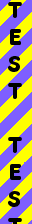

Below is a game level as drawn by its tile map, then a one-line description and the .tmx file that defines it, in full:
An orthogonal 4x28 tile map with 8x8 px tiles, 1 tile layer (Calque de Tile 1).

<map version="1.0" orientation="orthogonal" renderorder="left-up" width="4" height="28" tilewidth="8" tileheight="8" nextobjectid="1">
 <tileset firstgid="1" name="spiral_border" tilewidth="8" tileheight="8" tilecount="112" columns="4">
  <image source="spiral_bg.png" width="32" height="224" />
 </tileset>
 <layer name="Calque de Tile 1" width="4" height="28">
  <data encoding="csv">
1,2,3,4,
5,6,7,8,
9,10,11,12,
13,14,15,16,
17,18,19,20,
21,22,23,24,
25,26,27,28,
29,30,31,32,
33,34,35,36,
37,38,39,40,
41,42,43,44,
45,46,47,48,
49,50,51,52,
53,54,55,56,
57,58,59,60,
61,62,63,64,
65,66,67,68,
69,70,71,72,
73,74,75,76,
77,78,79,80,
81,82,83,84,
85,86,87,88,
89,90,91,92,
93,94,95,96,
97,98,99,100,
101,102,103,104,
105,106,107,108,
109,110,111,112
</data>
 </layer>
</map>